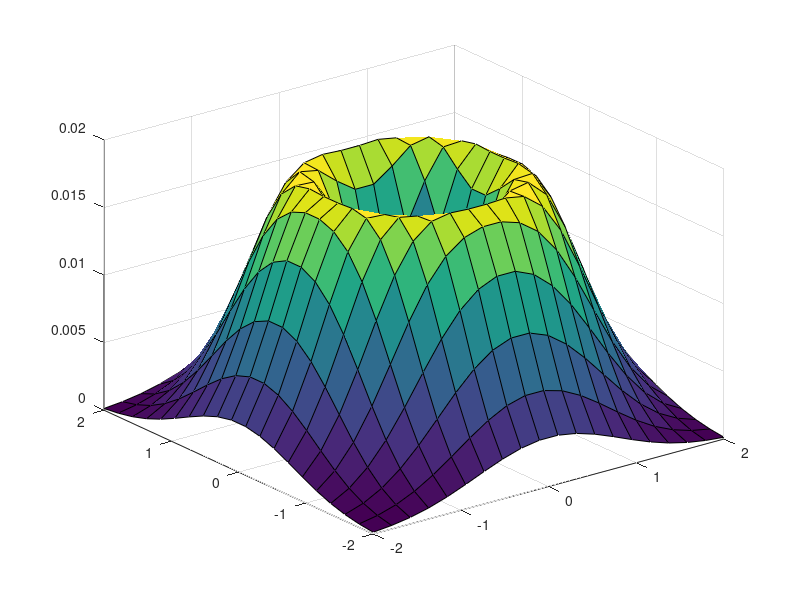

The MATLAB script that drew this image: (Note: this script raises an error after producing the figure.)
%1a

x = linspace(-2, 2, 20);
y = linspace(-2, 2, 20);

[X, Y] = meshgrid(x, y);

z = 0;

F = sin((X.^2 + Y.^2 + z.^2) / 20) .*exp(-(X.^2 + Y.^2 + z.^2));

figure(1)
surf(X, Y, F);

colormap(parula);
shading interp;

xlabel('x');
ylabel('y');
zlabel('f(x,y,z)');
title('f(x,y,z)');

grid on;

%2
x = linspace(-1, 1, 20);
y = linspace(-1, 1, 20);

[X, Y] = meshgrid(x, y);

R = sqrt(X.^2 + Y.^2);

Z = exp(R.^2);

figure(2);

surf(X, Z, Y)

colormap(parula);
shading interp;

xlabel('x');
ylabel('y');
zlabel('z');

title('z(r) = e^{r^2}');

view(70, 70);

grid on;

%Papildoma
x = linspace(-1, 1, 30);
y = linspace(-1, 1, 30);

[X, Y] = meshgrid(x, y);

Z = 1 - (X.^2 + Y.^2);

% 1 grafikas
figure(3);
surf(X, Y, Z);
colormap(parula);
shading interp;
xlabel('x');
ylabel('y');
zlabel('z');
title('Parula colormap');
grid on;

% 2 grafikas
figure(4);
surf(X, Y, Z);
colormap("gray");
shading interp;
xlabel('x');
ylabel('y');
zlabel('z');
title('Grey');
grid on;

% 3 grafikas
figure(5);
surf(X, Y, Z);
colormap(hot);
shading interp;
xlabel('x');
ylabel('y');
zlabel('z');
title('Hot colormap');
grid on;
